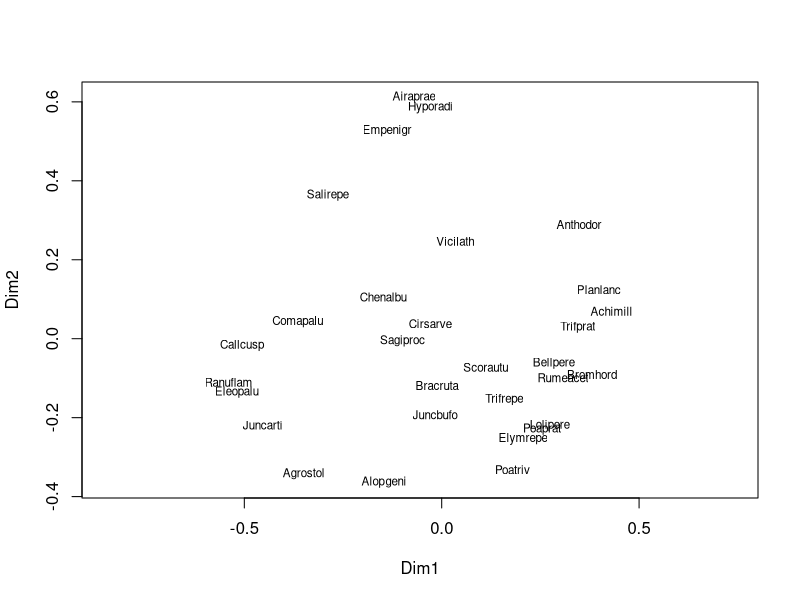
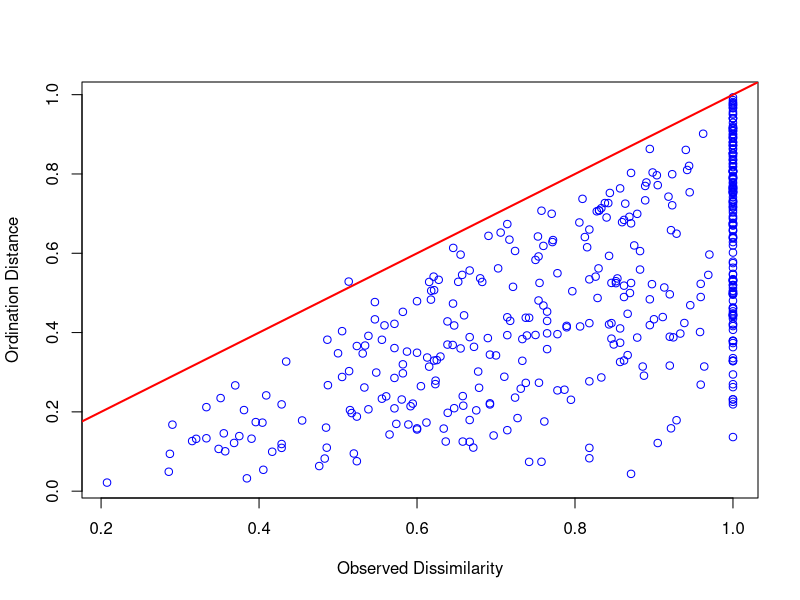
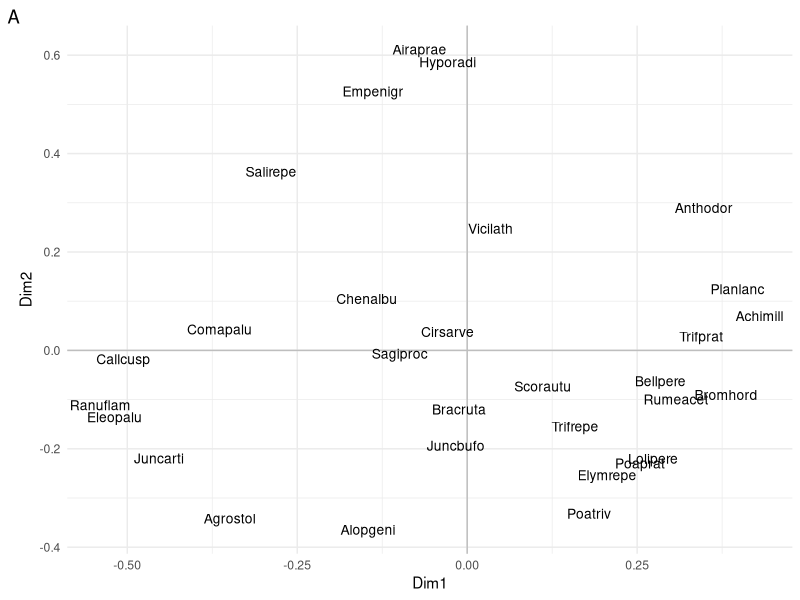
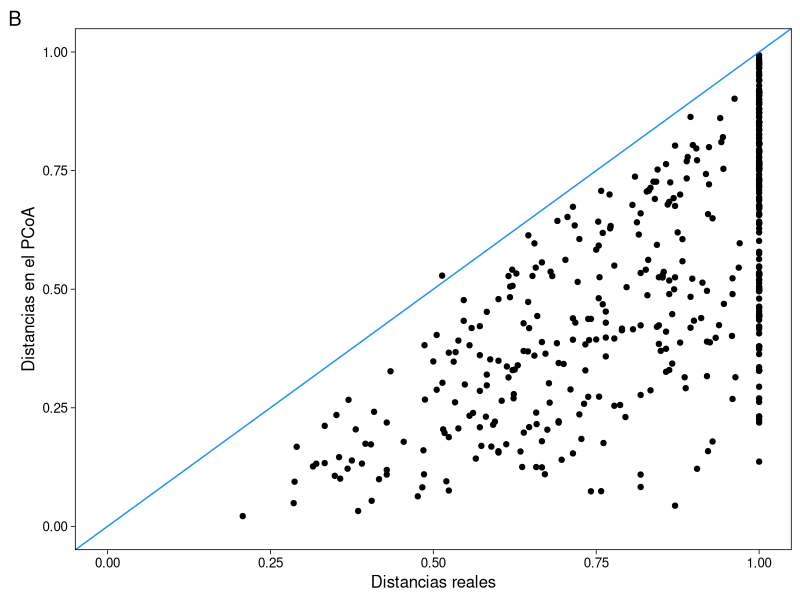

Generate these figures, in order, with R:
library(vegan)
library(tidyverse)

#  Principal coordinates analysis of Bray Curtis distances of dune data
data(dune)
dune
d <- vegdist(t(dune))
ord <- wcmdscale(d, eig = TRUE)

plot(ord)

pcoa_p <- ord$points |> 
  as_tibble(rownames = "spp") |> 
  ggplot(aes(Dim1, Dim2)) +
  geom_vline(xintercept = 0, color = "grey") +
  geom_hline(yintercept = 0, color = "grey") +
  geom_text(aes(label = spp), size = 3.5) +
   labs(tag = "A") +
  theme_minimal()


#  Shepard plot
p <- stressplot(ord)   

shepard_p <- left_join(enframe(d), enframe(p), by = "name") |> 
  ggplot(aes(value.x, value.y)) +
  geom_point() +
  geom_abline(intercept = 0, slope = 1, color = 'dodgerblue') +
  labs(x = "Distancias reales", y = "Distancias en el PCoA", tag = "B") +
   xlim(0, 1) +
   ylim(0, 1) +
  theme_linedraw(base_size = 12) +
  theme(panel.grid = element_blank())

#  % explicado por los ejes del PCoA
100 * ord$eig / sum(ord$eig)
25.45376023 + 19.76131217


ggsave("posts/2021-10-31_PCoA/pcoa_plot.png",
       plot = pcoa_p, height = 4, width = 5,
       dpi = 320, units = "in")
ggsave("posts/2021-10-31_PCoA/shepard_plot.png",
       plot = shepard_p, height = 4, width = 6,
       dpi = 320, units = "in")
